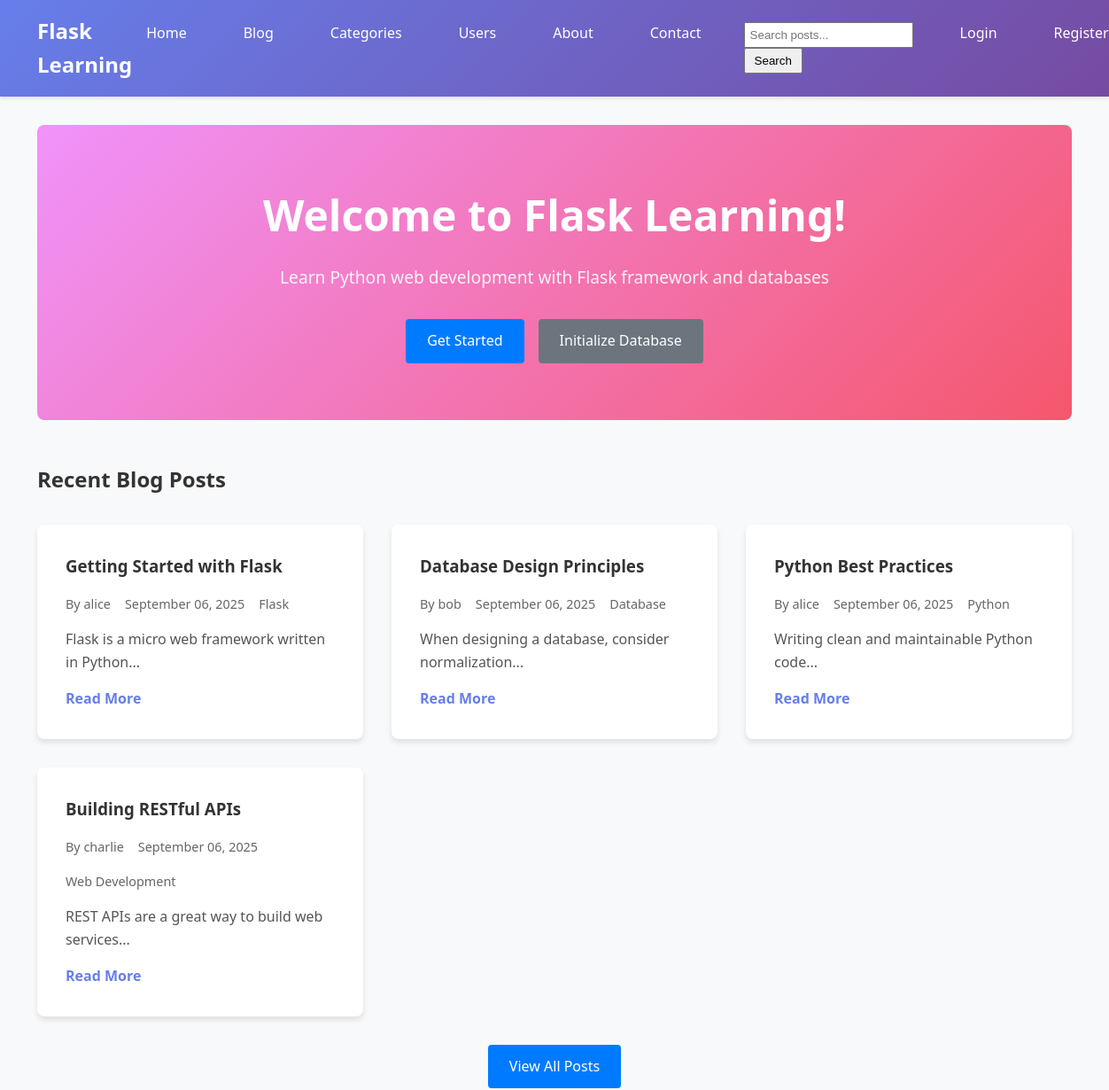
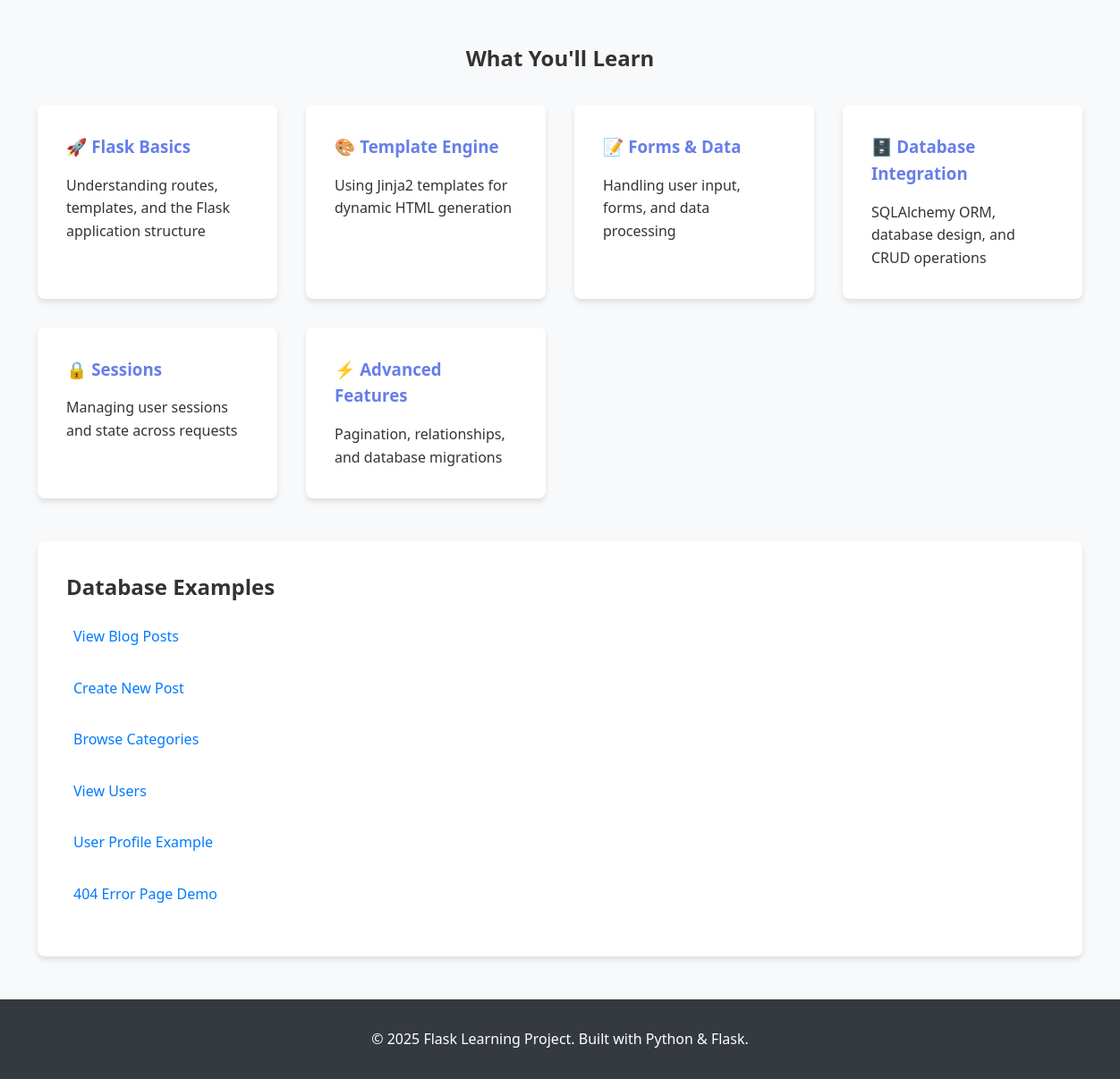
The page / on the database its author committed (2 pictures, top to bottom).
### app.py (models this page shows, shortened)
class Post(db.Model):
    id = db.Column(db.Integer, primary_key=True)
    title = db.Column(db.String(200), nullable=False)
    content = db.Column(db.Text, nullable=False)
    image_filename = db.Column(db.String(255), nullable=True)
    created_at = db.Column(db.DateTime, default=datetime.utcnow)
    updated_at = db.Column(db.DateTime, default=datetime.utcnow, onupdate=datetime.utcnow)
    user_id = db.Column(db.Integer, db.ForeignKey('user.id'), nullable=False)
    category_id = db.Column(db.Integer, db.ForeignKey('category.id'), nullable=True)
    comments = db.relationship('Comment', backref='post', lazy=True, cascade='all, delete-orphan')

class User(db.Model, UserMixin):
    id = db.Column(db.Integer, primary_key=True)
    username = db.Column(db.String(80), unique=True, nullable=False)
    email = db.Column(db.String(120), unique=True, nullable=False)
    password_hash = db.Column(db.String(255), nullable=False)
    avatar_filename = db.Column(db.String(255), nullable=True, default='default-avatar.png')
    is_admin = db.Column(db.Boolean, default=False)
    created_at = db.Column(db.DateTime, default=datetime.utcnow)
    is_active = db.Column(db.Boolean, default=True)
    posts = db.relationship('Post', backref='author', lazy=True, cascade='all, delete-orphan')
    comments = db.relationship('Comment', backref='author', lazy=True, cascade='all, delete-orphan')

class Category(db.Model):
    id = db.Column(db.Integer, primary_key=True)
    name = db.Column(db.String(50), unique=True, nullable=False)
    description = db.Column(db.Text)
    posts = db.relationship('Post', backref='category', lazy=True)

### app.py (the view)
@app.route('/')
def home():
    recent_posts = Post.query.order_by(Post.created_at.desc()).limit(5).all()
    return render_template('index.html', title='Flask Learning App', posts=recent_posts)

### templates/index.html
{% extends "base.html" %}
{% block content %}
<div class="hero-section">
    <h1>Welcome to Flask Learning!</h1>
    <p class="hero-text">Learn Python web development with Flask framework and databases</p>
    <div class="hero-buttons">
        <a href="{{ url_for('about') }}" class="btn btn-primary">Get Started</a>
        <a href="{{ url_for('init_db') }}" class="btn btn-secondary">Initialize Database</a>
    </div>
</div>
{% if posts %}
<div class="recent-posts-section">
    <h2>Recent Blog Posts</h2>
    <div class="posts-grid">
        {% for post in posts %}
        <div class="post-card">
            <h3><a href="{{ url_for('post_detail', id=post.id) }}">{{ post.title }}</a></h3>
            <div class="post-meta">
                <span class="author">By {{ post.author.username }}</span>
                <span class="date">{{ post.created_at.strftime('%B %d, %Y') }}</span>
                {% if post.category %}
                <span class="category">{{ post.category.name }}</span>
                {% endif %}
            </div>
            <p class="post-excerpt">{{ post.content[:150] }}{% if post.content|length > 150 %}...{% endif %}</p>
            <a href="{{ url_for('post_detail', id=post.id) }}" class="read-more">Read More</a>
        </div>
        {% endfor %}
    </div>
    <div class="view-all">
        <a href="{{ url_for('blog') }}" class="btn btn-primary">View All Posts</a>
    </div>
</div>
{% endif %}
<div class="features-section">
    <h2>What You'll Learn</h2>
    <div class="features-grid">
        <div class="feature-card">
            <h3>🚀 Flask Basics</h3>
            <p>Understanding routes, templates, and the Flask application structure</p>
        </div>
        <div class="feature-card">
            <h3>🎨 Template Engine</h3>
            <p>Using Jinja2 templates for dynamic HTML generation</p>
        </div>
        <div class="feature-card">
            <h3>📝 Forms & Data</h3>
            <p>Handling user input, forms, and data processing</p>
        </div>
        <div class="feature-card">
            <h3>🗄️ Database Integration</h3>
            <p>SQLAlchemy ORM, database design, and CRUD operations</p>
        </div>
        <div class="feature-card">
            <h3>🔒 Sessions</h3>
            <p>Managing user sessions and state across requests</p>
        </div>
        <div class="feature-card">
            <h3>⚡ Advanced Features</h3>
            <p>Pagination, relationships, and database migrations</p>
        </div>
    </div>
</div>
<div class="demo-section">
    <h2>Database Examples</h2>
    <ul class="demo-links">
        <li><a href="{{ url_for('blog') }}">View Blog Posts</a></li>
        <li><a href="{{ url_for('create_post') }}">Create New Post</a></li>
        <li><a href="{{ url_for('categories') }}">Browse Categories</a></li>
        <li><a href="{{ url_for('users') }}">View Users</a></li>
        <li><a href="{{ url_for('user_profile', username='alice') }}">User Profile Example</a></li>
        <li><a href="/nonexistent">404 Error Page Demo</a></li>
    </ul>
</div>
{% endblock %}

### templates/base.html (shortened to what this page needs)
<!DOCTYPE html>
<html lang="en">
<head>
    <link rel="stylesheet" href="{{ url_for('static', filename='css/style.css') }}">
</head>
<body>
    <nav class="navbar">
        <div class="nav-container">
            <h1><a href="{{ url_for('home') }}">Flask Learning</a></h1>
            <ul class="nav-menu">
                <li><a href="{{ url_for('home') }}">Home</a></li>
                <li><a href="{{ url_for('blog') }}">Blog</a></li>
                <li><a href="{{ url_for('categories') }}">Categories</a></li>
                <li><a href="{{ url_for('users') }}">Users</a></li>
                <li><a href="{{ url_for('about') }}">About</a></li>
                <li><a href="{{ url_for('contact') }}">Contact</a></li>
                <li class="search-form">
                    <form method="GET" action="{{ url_for('search') }}" style="display: inline;">
                        <input type="text" name="q" placeholder="Search posts..." value="{{ request.args.get('q', '') }}" style="padding: 5px; margin-right: 5px;">
                        <button type="submit" style="padding: 5px 10px;">Search</button>
                    </form>
                </li>
                {% if current_user.is_authenticated %}
                    <li><a href="{{ url_for('create_post') }}">Create Post</a></li>
                    <li><a href="{{ url_for('profile') }}">Profile</a></li>
                    {% if current_user.is_admin %}
                    <li><a href="{{ url_for('admin_dashboard') }}" style="color: #ff6b35; font-weight: bold;">Admin</a></li>
                    {% endif %}
                    <li class="user-menu">
                        <span class="username">{{ current_user.username }}</span>
                        <a href="{{ url_for('logout') }}">Logout</a>
                    </li>
                {% else %}
                    <li><a href="{{ url_for('login') }}">Login</a></li>
                    <li><a href="{{ url_for('register') }}">Register</a></li>
                {% endif %}
            </ul>
        </div>
    </nav>
    <main class="main-content">
        {% block content %}{% endblock %}
    </main>
    <footer class="footer">
        <p>&copy; 2025 Flask Learning Project. Built with Python & Flask.</p>
    </footer>
</body>
</html>

### static/css/style.css (style rules this page uses)
* { margin: 0; padding: 0; box-sizing: border-box; }
body { font-family: 'Segoe UI', Tahoma, Geneva, Verdana, sans-serif; line-height: 1.6; color: #333; background-color: #f8f9fa; }
.navbar { background: linear-gradient(135deg, #667eea 0%, #764ba2 100%); color: white; padding: 1rem 0; box-shadow: 0 2px 4px rgba(0,0,0,0.1); }
.nav-container { max-width: 1200px; margin: 0 auto; padding: 0 1rem; display: flex; justify-content: space-between; align-items: center; }
.navbar h1 a { color: white; text-decoration: none; font-size: 1.5rem; font-weight: bold; }
.nav-menu { display: flex; list-style: none; gap: 2rem; }
.nav-menu a { color: white; text-decoration: none; padding: 0.5rem 1rem; border-radius: 4px; transition: background-color 0.3s ease; }
.main-content { max-width: 1200px; margin: 2rem auto; padding: 0 1rem; min-height: calc(100vh - 200px); }
.hero-section { text-align: center; padding: 4rem 0; background: linear-gradient(135deg, #f093fb 0%, #f5576c 100%); color: white; border-radius: 8px; margin-bottom: 3rem; }
.hero-section h1 { font-size: 3rem; margin-bottom: 1rem; }
.hero-text { font-size: 1.2rem; margin-bottom: 2rem; opacity: 0.9; }
.hero-buttons { display: flex; gap: 1rem; justify-content: center; flex-wrap: wrap; }
.btn { display: inline-block; padding: 0.75rem 1.5rem; border: none; border-radius: 4px; text-decoration: none; font-size: 1rem; cursor: pointer; transition: all 0.3s ease; text-align: center; }
.btn-primary { background-color: #007bff; color: white; }
.btn-secondary { background-color: #6c757d; color: white; }
.features-section { margin: 3rem 0; }
.features-section h2 { text-align: center; margin-bottom: 2rem; color: #333; }
.features-grid { display: grid; grid-template-columns: repeat(auto-fit, minmax(250px, 1fr)); gap: 2rem; }
.feature-card { background: white; padding: 2rem; border-radius: 8px; box-shadow: 0 4px 6px rgba(0,0,0,0.1); transition: transform 0.3s ease; }
.feature-card h3 { margin-bottom: 1rem; color: #667eea; }
.demo-section { background: white; padding: 2rem; border-radius: 8px; box-shadow: 0 4px 6px rgba(0,0,0,0.1); margin: 2rem 0; }
.demo-links { list-style: none; }
.demo-links li { margin: 1rem 0; }
.demo-links a { color: #007bff; text-decoration: none; padding: 0.5rem; display: inline-block; border-radius: 4px; transition: background-color 0.3s ease; }
.footer { background: #343a40; color: white; text-align: center; padding: 2rem 0; margin-top: 3rem; }
.recent-posts-section { margin: 3rem 0; }
.posts-grid { display: grid; grid-template-columns: repeat(auto-fit, minmax(300px, 1fr)); gap: 2rem; margin: 2rem 0; }
.post-card { background: white; padding: 2rem; border-radius: 8px; box-shadow: 0 4px 6px rgba(0,0,0,0.1); transition: transform 0.3s ease; }
.post-card h2, .post-card h3 { margin-bottom: 1rem; }
.post-card h2 a, .post-card h3 a { color: #333; text-decoration: none; }
.post-meta { display: flex; gap: 1rem; margin-bottom: 1rem; font-size: 0.9rem; color: #666; flex-wrap: wrap; }
.post-excerpt, .post-content p { color: #555; line-height: 1.6; margin-bottom: 1rem; }
.read-more { color: #667eea; text-decoration: none; font-weight: bold; }
.view-all { text-align: center; margin-top: 2rem; }

### rows shown on the page
Post: title "Getting Started with Flask", author.username "alice", created_at "September 06, 2025", category.name "Flask", content "Flask is a micro web framework written in Python..."
Post: title "Database Design Principles", author.username "bob", created_at "September 06, 2025", category.name "Database", content "When designing a database, consider normalization..."
Post: title "Python Best Practices", author.username "alice", created_at "September 06, 2025", category.name "Python", content "Writing clean and maintainable Python code..."
Post: title "Building RESTful APIs", author.username "charlie", created_at "September 06, 2025", category.name "Web Development", content "REST APIs are a great way to build web services..."
